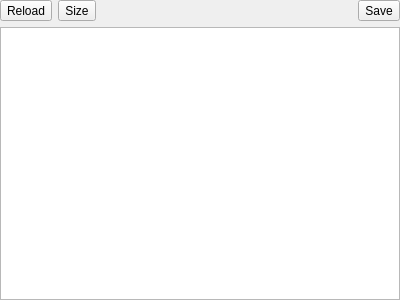
<?xml version="1.0" encoding="UTF-8"?>
<ui version="4.0">
 <class>XGenericHeaderWidget</class>
 <widget class="QWidget" name="XGenericHeaderWidget">
  <property name="geometry">
   <rect>
    <x>0</x>
    <y>0</y>
    <width>400</width>
    <height>300</height>
   </rect>
  </property>
  <property name="windowTitle">
   <string>Form</string>
  </property>
  <layout class="QVBoxLayout" name="verticalLayout">
   <property name="leftMargin">
    <number>0</number>
   </property>
   <property name="topMargin">
    <number>0</number>
   </property>
   <property name="rightMargin">
    <number>0</number>
   </property>
   <property name="bottomMargin">
    <number>0</number>
   </property>
   <item>
    <layout class="QHBoxLayout" name="horizontalLayout">
     <item>
      <widget class="QToolButton" name="toolButtonTableReload">
       <property name="text">
        <string>Reload</string>
       </property>
       <property name="toolButtonStyle">
        <enum>Qt::ToolButtonStyle::ToolButtonTextBesideIcon</enum>
       </property>
      </widget>
     </item>
     <item>
      <widget class="QToolButton" name="toolButtonTableSize">
       <property name="text">
        <string>Size</string>
       </property>
       <property name="toolButtonStyle">
        <enum>Qt::ToolButtonStyle::ToolButtonTextBesideIcon</enum>
       </property>
      </widget>
     </item>
     <item>
      <spacer name="horizontalSpacer">
       <property name="orientation">
        <enum>Qt::Orientation::Horizontal</enum>
       </property>
       <property name="sizeHint" stdset="0">
        <size>
         <width>40</width>
         <height>20</height>
        </size>
       </property>
      </spacer>
     </item>
     <item>
      <widget class="QToolButton" name="toolButtonTableSave">
       <property name="text">
        <string>Save</string>
       </property>
       <property name="toolButtonStyle">
        <enum>Qt::ToolButtonStyle::ToolButtonTextBesideIcon</enum>
       </property>
      </widget>
     </item>
    </layout>
   </item>
   <item>
    <widget class="QTableWidget" name="tableWidgetMain"/>
   </item>
  </layout>
 </widget>
 <resources/>
 <connections/>
</ui>
